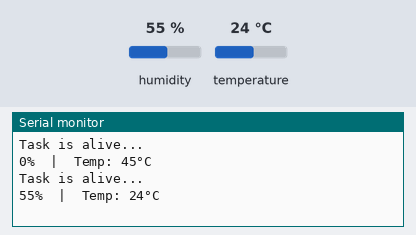
This sketch was run on a simulated Arduino Uno, built with avr-gcc and run on an emulated ATmega328P. Shown: the last lines printed to the serial monitor. Wiring (inferred from the names in the program): DHT11 sensor: data pin 3. The test bench sets the inputs (shaded band); at power-on: humidity 55 %, temperature 24 °C.

Above: at 2.8 s.
2.9 s: humidity set to 22 %
At 4.27 s:
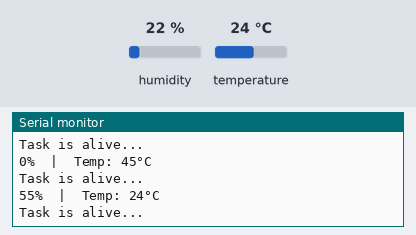
5.6 s: temperature set to 12 °C
At 7.2 s:
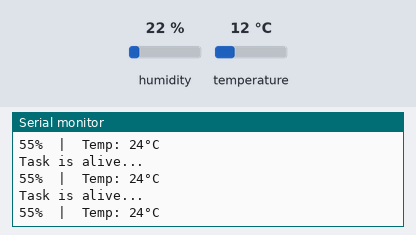
8.3 s: humidity set to 40 %
At 11.2 s:
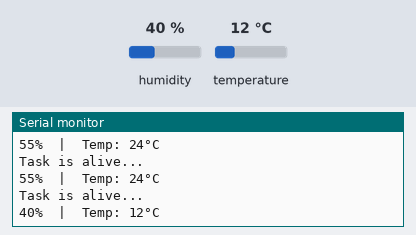
Timing chart, 0 to 12.7 s (numbered marks = the images above; inputs shaded):
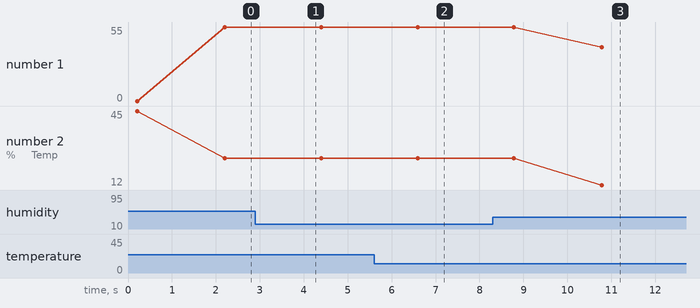

Measured:
- after the input at 8.3 s, the serial monitor: prints a new line after 2.5 s (image 3)
- plotted number 1: 55 → 40 after the input at 8.3 s

The sketch:

temp_monitor_fail.ino
```cpp
#include <Arduino_FreeRTOS.h>
#include <queue.h>

#define DHT_PIN 3  //PWM pin connected to sensor data pin

//Task Priorities (higher num = higher priority)
#define PRIORITY_SENSOR_READ 2
#define PRIORITY_UART_TRANSMIT 1

//global vars
volatile bool new_data_available = false; //used to track whether or not to print data

typedef struct {
  uint8_t bytes[5];
} SensorData;

//create a queue to safely share sensor data between tasks
QueueHandle_t xQueue_one;

void print_uart_task(void *params) {

  SensorData sensor_data;  // used to read in data from the queue

    while (1) {


      xQueueReceive(
      xQueue_one,  //queue name
      &sensor_data, //buffer pointer
      pdMS_TO_TICKS(200)
      );


      Serial.print(sensor_data.bytes[0]);  // Humidity integer
      Serial.print("%  |  Temp: ");
      Serial.print(sensor_data.bytes[2]);  // Temperature integer
      Serial.println("°C");

      vTaskDelay(pdMS_TO_TICKS(2000));
    }
}

//  while (1) {
//
//    taskENTER_CRITICAL();
//
//    if (new_data_available) {
//      new_data_available = false;
//
//      Serial.print(sensor_data[0]);  // Humidity integer
//      Serial.print("%  |  Temp: ");
//      Serial.print(sensor_data[2]);  // Temperature integer
//      Serial.println("°C");
//    }
//
//    taskEXIT_CRITICAL();
//
//    vTaskDelay(pdMS_TO_TICKS(2000));  // Print every 2 seconds

void read_sensor_task(void *params) {

  while (1) {

    Serial.println("Task is alive...");


    uint8_t data[5] = {0};
    bool good_checksum = true;

    //-------------------------------------------------
    //STEP1: Master pulls line low to initiate read
    //-------------------------------------------------

    DDRD |= (1 << 3); //set pin to output mode
    PORTD &= ~(1 << 3);

    //wait 20 millisec
    unsigned long starttime = micros();
    while (micros() - starttime <= 20000) { }

    //set high and wait 20-40 microsec
    PORTD |= (1 << 3);
    starttime = micros();
    while (micros() - starttime <= 40) {}

    noInterrupts();
    //-------------------------------------------------
    //STEP2: Slave Responds to start signal
    //-------------------------------------------------

    DDRD &= ~(1 << 3); //switch the PWM pin to input mode

    //wait for sensor low high response
    unsigned long timeout = micros();
    while ( (PIND & (1 << 3)) ) {
      if (micros() - timeout > 100) {
        Serial.println("Timeout waiting for sensor LOW response");
        vTaskDelay(pdMS_TO_TICKS(2000));
        return;
      }
    }

    //wait for sensor high response
    timeout = micros();
    while ( !(PIND & (1 << 3)) ) {
      if (micros() - timeout > 100) {
        Serial.println("Timeout waiting for sensor HIGH response");
        vTaskDelay(pdMS_TO_TICKS(2000));
        return;
      }
    }


    //-------------------------------------------------
    //STEP3: Slave sends 40-bits of data
    //-------------------------------------------------

      taskENTER_CRITICAL();
      for (int i=0 ; i<40 ; i++ ) {

        while ( !(PIND & (1 << 3)) ) {

        }

        unsigned long high_start = micros();

        while ( (PIND & (1 << 3)) ) {

        }

        unsigned long high_duration = micros() - high_start;

        data[i / 8] <<= 1;
        if (high_duration > 50) {
          data[i / 8] |= 1; //high bit
        }
      }
      taskEXIT_CRITICAL();
      interrupts();

    //-------------------------------------------------
    //STEP4: Master validates data using checksum
    //-------------------------------------------------

    uint8_t checksum = (data[0] + data[1] + data[2] + data[3]) & 0xFF; //ignore overflow

    //validate data
    if (checksum != data[4]) {
      good_checksum = false;
    }

    if (good_checksum) {

      SensorData send_data;
      for (int i=0 ; i<5 ; i++ ) {
        send_data.bytes[i] = data[i];
      }

      xQueueSend(xQueue_one, &send_data, pdMS_TO_TICKS(200));
    }


    vTaskDelay(pdMS_TO_TICKS(2000));  // Read every 2 seconds


  }
}

void setup() {
  Serial.begin(115200);
  while (!Serial);  // wait for Serial to be ready

  xTaskCreate(
    read_sensor_task,
    "read_sensor",
    256,
    NULL,
    PRIORITY_SENSOR_READ,
    NULL
  );

  xTaskCreate(
    print_uart_task,
    "print_uart",
    256,
    NULL,
    PRIORITY_UART_TRANSMIT,
    NULL
  );

  xQueue_one = xQueueCreate( 1, sizeof(SensorData) ); //holds 5 bytes = 40 bits
}


void loop() {
  // put your main code here, to run repeatedly:

}
```
